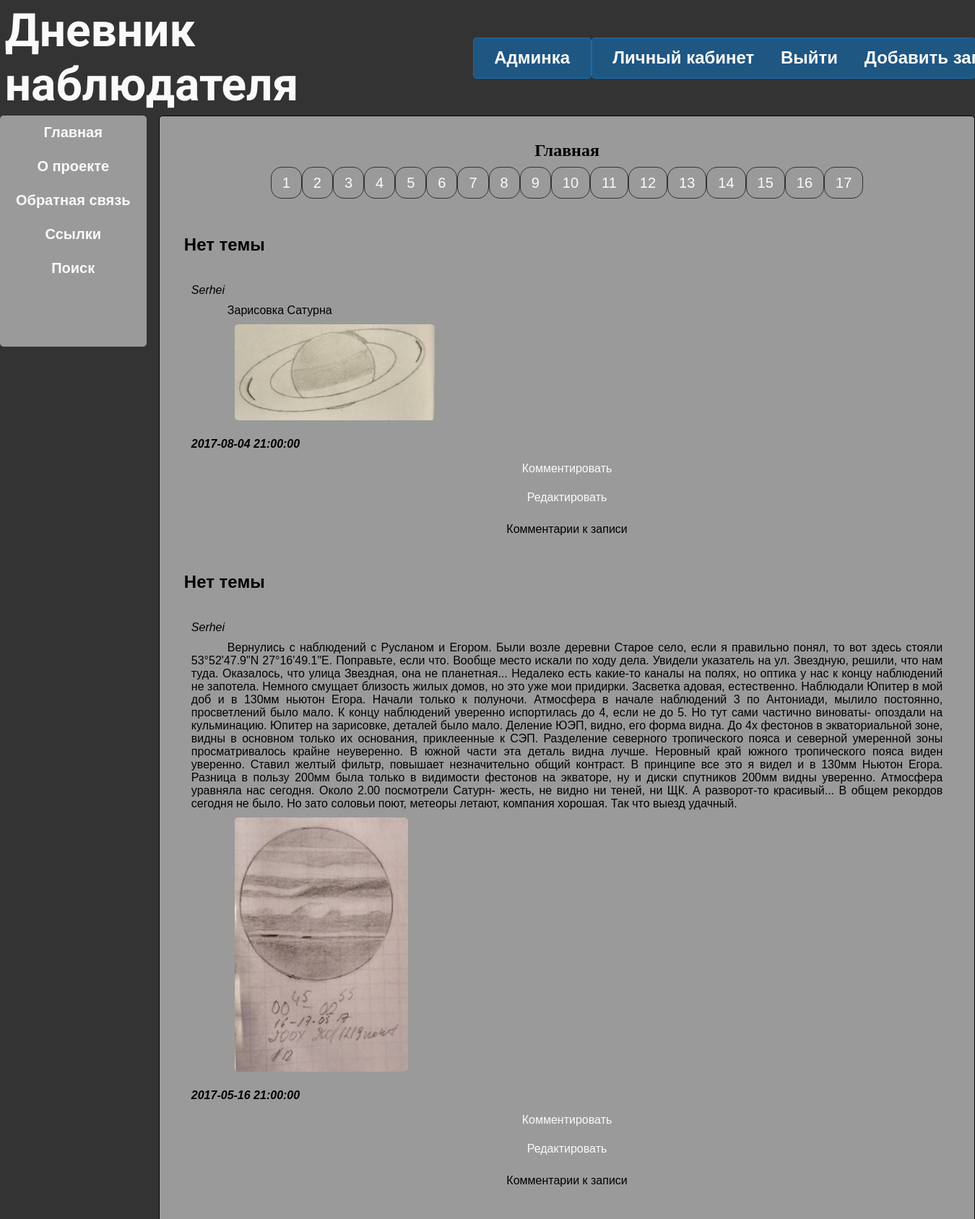
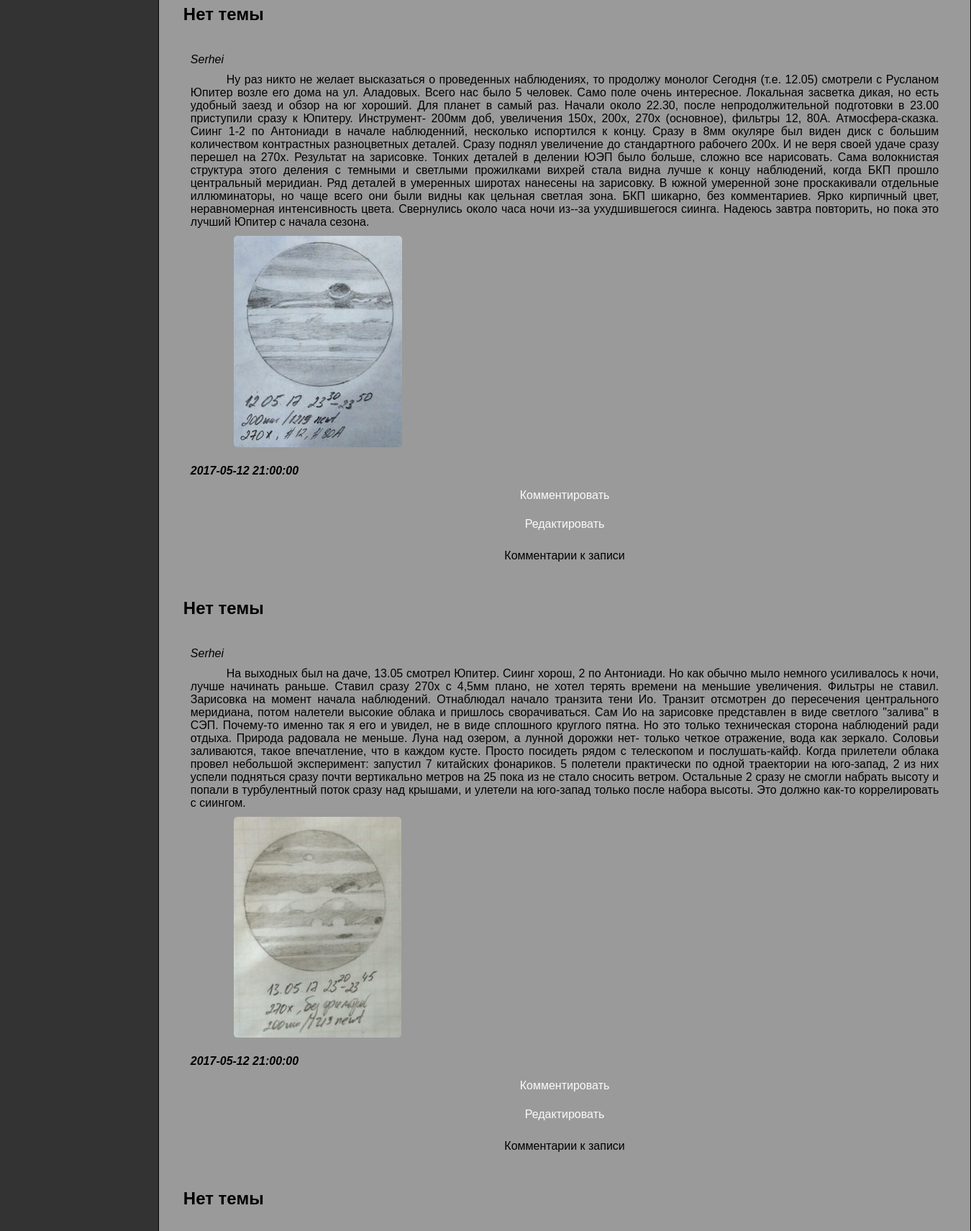
Page /index.php?act=main&page=4 (signed in, upper part) on the committed database (2 pictures, top to bottom).
### tables this page shows
CREATE TABLE `articles` (
  `id` int(10) UNSIGNED NOT NULL,
  `user_id` int(10) UNSIGNED NOT NULL,
  `subject` varchar(255) NOT NULL DEFAULT 'Нет темы',
  `content` text NOT NULL,
  `publication_date` timestamp NOT NULL DEFAULT current_timestamp()
);

CREATE TABLE `users` (
  `id` int(10) UNSIGNED NOT NULL,
  `username` varchar(30) NOT NULL,
  `password` varchar(32) NOT NULL,
  `email` varchar(50) NOT NULL,
  `phone` varchar(14) DEFAULT NULL,
  `regdate` timestamp NOT NULL DEFAULT current_timestamp(),
  `birthdate` timestamp NULL DEFAULT NULL
);

### index.php (called while the page is built, shortened)
<?php
include (ROOT.'/inc/page.php');

### inc/pages/main.php (the view, shortened to what this page needs)
<?php
function page(){
	echo '<h1>Главная</h1>';
	include_once (ROOT.'/inc/db_connect.php');
	$count_articles=$mysqli->query("SELECT COUNT(*)FROM `articles`");
	$count=$count_articles->fetch_assoc();
	$limit_per_page=10;
	$num_pages=ceil($count['COUNT(*)']/$limit_per_page);
	$page=$_GET['page'];
	$page=intval($page);
?>
<div class='pagenumber'>
<?php
	for ($i=1; $i<=$num_pages; $i++){
		echo "<span class='pageN'><a href='index.php?act=main&amp;page=$i'>$i</a></span>";
	}
?>
</div>
<?php
	$start=($page-1)*$limit_per_page;
	$result=$mysqli->prepare("SELECT * FROM `users` INNER JOIN `articles` ON `articles`.`user_id`=`users`.`id` ORDER BY `publication_date` DESC LIMIT ?,?");
	$result->bind_param('ii',$start,$limit_per_page);
	$result->execute();
	$results=$result->get_result();
	while($row=$results->fetch_assoc()){
		echo "<article><div class='article_subject'>$row[subject]</div><div class='author'>$row[username]</div>
			<div class='article_content'>$row[content]</div><div class='publication_date'>$row[publication_date]</div></article>";
		if(isset($_SESSION['username'])){
			echo "<div class='add_comment'><a href='./index.php?act=comment&amp;article_id=$row[id]&amp;user_id=$row[user_id]'>Комментировать</a></div>";
		}
		if ($_SESSION['username']===$row["username"])
			echo "<div class='add_comment'><a href='./index.php?act=edit&amp;article_id=$row[id]&amp;user_id=$row[user_id]'>Редактировать</a></div>";
		echo "<div class='show_comments'>Комментарии к записи</div>";
	}
}

### css/flex.css (style rules this page uses)
:root { --bg_grey: hsla(0, 0%, 65%, 0.90); --bg_blue: hsla(206, 98%, 50%, 0.4); --bg_black: #333; --white: #fafafa; --link:hsla(0, 0%, 98%, 0.1); --link_active: red; --success:green; --shadow:lightblue; --button:dodgerblue; --button_hover:blue; --error:red; --img:dodgerblue; }
* { box-sizing: border-box; margin:0; padding:0; }
body { font-family:'Lucida Sans', 'Lucida Sans Regular', 'Lucida Grande', 'Lucida Sans Unicode', Geneva, Verdana, sans-serif; font-size: 100%; background-image: url('bckgd.jpg'); background-color: var(--bg_black); background-size: auto; display:flex; flex-direction: column; justify-content: flex-start; align-items: flex-start; overflow-x:hidden; flex:1 0 auto; }
a:link, a:visited { text-decoration: none; color: var(--white); padding: 10px 15px; }
h1 { text-align: center; font-family: Verdana; font-weight: bold; }
.pagenumber { padding:20px; width:100%; text-align:center; }
.pageN a { border:1px solid var(--bg_black); border-radius:15px; font-size: 1.25em; }
.article_subject { font-size: 1.5em; font-weight: bold; margin: 20px; padding:20px; margin-left:0px; padding-left:0px; }
.author { font-style: italic; margin: 10px; }
.article_content { margin: 10px; text-indent:50px; }
.publication_date { font-weight: bold; font-style: italic; margin: 10px; }
.add_comment { height:30px; line-height:30px; margin:10px; text-align:center; }
.show_comments { text-align:center; padding:10px; }
.illustration img { display: inline-block; margin: 10px; border:none; border-radius: 5px; max-width:20vw; height:auto; }

### rows in the picture
articles: subject "Нет темы", user.username "Serhei", content "Зарисовка Сатурна", content (picture), publication_date "2017-08-04 21:00:00"
articles: subject "Нет темы", user.username "Serhei", content "Вернулись с наблюдений с Русланом и Егором. Были возле деревни Старое село, если я правильно понял, то вот здесь стояли 53°52'47.9\"N 27°16'49.1\"E. Поправьте, если что. Вообще место искали по ходу дела. Увидели указатель на ул. Звездную, решили, что нам туда. Оказалось, что улица Звездная, она не планетная... Недалеко есть какие-то каналы на полях, но оптика у нас к концу наблюдений не запотела. Немного смущает близость жилых домов, но это уже мои придирки. Засветка адовая, естественно. Наблюдали Юпитер в мой доб и в 130мм ньютон Егора. Начали только к полуночи. Атмосфера в начале наблюдений 3 по Антониади, мылило постоянно, просветлений было мало. К концу наблюдений уверенно испортилась до…", content (picture), publication_date "2017-05-16 21:00:00"
articles: subject "Нет темы", user.username "Serhei", content "Ну раз никто не желает высказаться о проведенных наблюдениях, то продолжу монолог Сегодня (т.е. 12.05) смотрели с Русланом Юпитер возле его дома на ул. Аладовых. Всего нас было 5 человек. Само поле очень интересное. Локальная засветка дикая, но есть удобный заезд и обзор на юг хороший. Для планет в самый раз. Начали около 22.30, после непродолжительной подготовки в 23.00 приступили сразу к Юпитеру. Инструмент- 200мм доб, увеличения 150х, 200х, 270х (основное), фильтры 12, 80А. Атмосфера-сказка. Сиинг 1-2 по Антониади в начале наблюденний, несколько испортился к концу. Сразу в 8мм окуляре был виден диск с большим количеством контрастных разноцветных деталей. Сразу поднял увеличение до…", content (picture), publication_date "2017-05-12 21:00:00"
articles: subject "Нет темы", user.username "Serhei", content "На выходных был на даче, 13.05 смотрел Юпитер. Сиинг хорош, 2 по Антониади. Но как обычно мыло немного усиливалось к ночи, лучше начинать раньше. Ставил сразу 270х с 4,5мм плано, не хотел терять времени на меньшие увеличения. Фильтры не ставил. Зарисовка на момент начала наблюдений. Отнаблюдал начало транзита тени Ио. Транзит отсмотрен до пересечения центрального меридиана, потом налетели высокие облака и пришлось сворачиваться. Сам Ио на зарисовке представлен в виде светлого \"залива\" в СЭП. Почему-то именно так я его и увидел, не в виде сплошного круглого пятна. Но это только техническая сторона наблюдений ради отдыха. Природа радовала не меньше. Луна над озером, а лунной дорожки нет-…", content (picture), publication_date "2017-05-12 21:00:00"
articles: subject "Нет темы"
